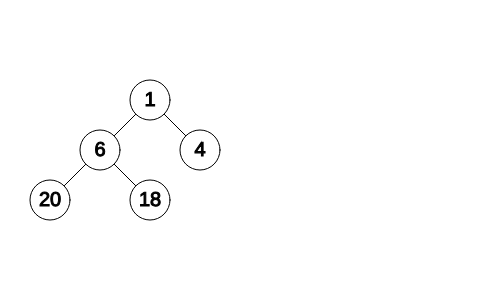
Frame 1 (no input)
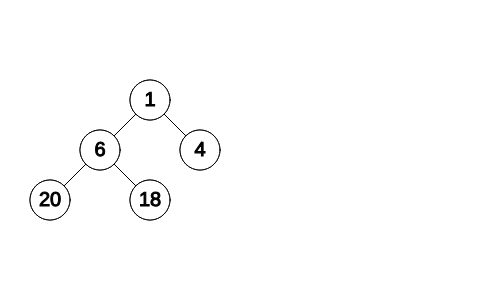
Frame 2 (the mouse pressed at the canvas centre, redrawn once)

The p5.js sketch that drew these frames (run headless with seeded random() and noise() and a simulated clock; the mouse was pressed at the canvas centre and the sketch redrawn once):

// p5.js sketch
// ── sketch.js
function setup() {
    createCanvas(500, 300);
    background(255);
    stroke(0);
    textSize(20);
    textAlign(CENTER, CENTER);
    textStyle(NORMAL);
}

function draw() {
    push();
    translate(-50, 0);

//   ruler();
//   firstImage();
//    secondImage();
//    thirdImage();
//    fourthImage();
        fifthImage();
    pop();
    noLoop();
}


function firstImage() {
    node(200, 100, 20);
}

function secondImage() {
    line(200, 100, 150, 150);
    node(200, 100, 6);
    node(150, 150, 20);
}

function thirdImage() {
    line(200, 100, 150, 150);
    line(200, 100, 250, 150);
    node(200, 100, 6);
    node(150, 150, 20);
    node(250, 150, 18);
}

function fourthImage() {
    line(200, 100, 250, 150);
    line(250, 150, 200, 200);
    line(250, 150, 300, 200);
    
    node(200, 100, 1);
    node(250, 150, 6);
    node(200, 200, 20);
    node(300, 200, 18);

    line(300, 150, 350, 150);
    line(350, 150, 330, 160);
    line(350, 150, 330, 140);

    push();
    translate(300, 0);
    line(200, 100, 150, 150);
    line(150, 150, 100, 200);
    line(150, 150, 200, 200);
    
    node(200, 100, 1);
    node(150, 150, 6);
    node(100, 200, 20);
    node(200, 200, 18);
    pop();
}

function fifthImage() {
    line(200, 100, 150, 150);
    line(150, 150, 100, 200);
    line(150, 150, 200, 200);
    line(200, 100, 250, 150);
    
    node(200, 100, 1);
    node(150, 150, 6);
    node(250, 150, 4);
    node(100, 200, 20);
    node(200, 200, 18);

}


function node(x, y, t) {
    ellipse(x, y, 40, 40);
    text(t, x, y);
}

function ruler() {
    line(0, 10, width, 10);
    line(10, 0, 10,height);
    const N = 10;

    const w = width/N;
   
  
    for (let i = 1; i <= N; i++) {
        line(10 + w * i , 0, 10 + w * i, 20);
        line(0,10 + w * i , 20, 10 + w * i);
    }
}
